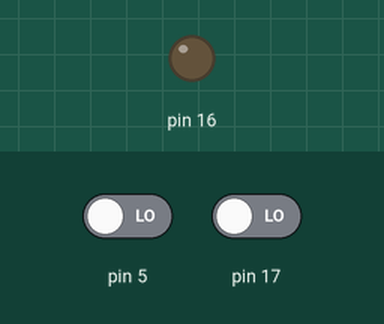
Recording of a sketch running on a simulated Arduino Uno, built with avr-gcc and run on an emulated ATmega328P. On the bench: output pins drawn as LEDs (lit = HIGH). The test bench sets the inputs (shaded band); at power-on: pin 17 LOW, pin 5 LOW. What the sketch prints to the serial monitor is not drawn.

Above: at 1.2 s.
1.3 s: pin 17 driven HIGH
At 2.1 s:
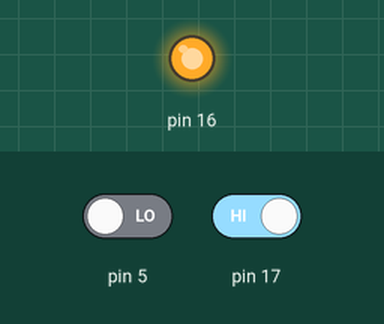
Timing chart, 0 to 4.3 s (numbered marks = the images above; inputs shaded):
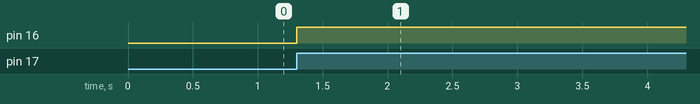

The sketch:

230418_arduino.ino
```cpp
unsigned long t1 = 0; // LED를 제어하는데 필요한 타이밍(1초)
unsigned long t2 = 0; // unsigned타입을 사용하는 이유는 millis()함수의 반환타입이 unsigned이기 때문
unsigned long t3 = 0; // 버튼이 눌린 횟수 측정
unsigned long t4 = 0; // LED

int btn_cnt = 0; // 버튼이 1회 눌려지면 1씩 증가
int motion_cnt = 0; // 움직임이 1회 감지되면 1씩 증가

bool old_btn = HIGH;
bool old_motion = LOW;

void setup() {
  Serial.begin(115200); //통신
  pinMode(16, OUTPUT); //출력
  pinMode(17, INPUT); //입력
  pinMode(5, INPUT);

  old_btn = digitalRead(17);
}

void loop() {
  // 모션센서의 상승엣지를 검출
  bool now_motion = digitalRead(5);

  if(old_motion == LOW && now_motion == HIGH){
    motion_cnt++;
  }

  old_motion = now_motion;

  //LED가 켜졌다면 3초뒤에 끔
  if(digitalRead(16 == HIGH)) {
    // LED가 켜진 경우
    if(millis() - t4 > 3000){
      digitalWrite(16,LOW);
    }
  }
  // 버튼이 눌려진 횟수
  bool now_btn = digitalRead(17);

  // now_btn = n번째 상태
  // old_btn = n-1번째 상태
  // 직전 상태가 HIGH였는데 현재 상태가 LOW = 하강엣지 == 버튼이 눌러짐
  if(old_btn == HIGH && now_btn == LOW){
    // 하강엣지
    t3 = millis();
  } else if(old_btn == LOW && now_btn == HIGH) {
    // 상승엣지 누르고 있다가 누름을 해제하는 시점

    // 누름 - 안누름 사이의 시간을 여기서 출력
    Serial.print("버튼을 누른 시간=");
    Serial.println(millis() - t3);
    if(millis() - t3 > 50){
      // 버튼이 눌려진 것으로 인정
      digitalWrite(16, HIGH); // LED ON
      t4 = millis(); // LED가 켜진시간
      btn_cnt++;
    }
  }

  old_btn = now_btn;

//  메인 루프 안에 2가지 이상의 작업이 있을 경우 delay함수는 사용 불가능
//  if(millis() - t1 > 1000){
//    t1 = millis();
//    bool state = digitalRead(16);
//    digitalWrite(16, !state);
//  }

  if(millis() - t2 > 3000){
    t2 = millis();
    Serial.print("현재 버튼 카운터=");
    Serial.print(btn_cnt);
    Serial.print(", 현재 모션 카운터=");
    Serial.println(motion_cnt);
    // Serial.println("이 문장은 10초 간격으로 출력");
  }
  /*
  digitalWrite(16, HIGH);
  delay(1000);
  digitalWrite(16, LOW);
  delay(1000);
  */
}
```

Measured:
- after the input at 1.3 s, pin 16: LOW → HIGH at once
